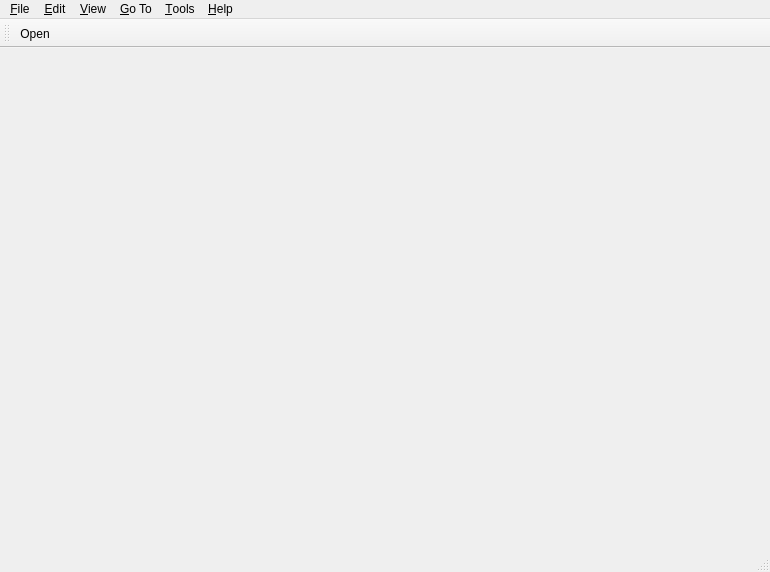
<?xml version="1.0" encoding="UTF-8"?>
<ui version="4.0">
 <class>PDFViewerMainWindow</class>
 <widget class="QMainWindow" name="PDFViewerMainWindow">
  <property name="geometry">
   <rect>
    <x>0</x>
    <y>0</y>
    <width>770</width>
    <height>572</height>
   </rect>
  </property>
  <property name="windowTitle">
   <string>PDF Viewer</string>
  </property>
  <widget class="QWidget" name="centralWidget"/>
  <widget class="QMenuBar" name="menuBar">
   <property name="geometry">
    <rect>
     <x>0</x>
     <y>0</y>
     <width>770</width>
     <height>22</height>
    </rect>
   </property>
   <widget class="QMenu" name="menuFile">
    <property name="title">
     <string>&amp;File</string>
    </property>
    <addaction name="actionOpen"/>
    <addaction name="actionClose"/>
    <addaction name="actionAutomaticDocumentRefresh"/>
    <addaction name="separator"/>
    <addaction name="actionSend_by_E_Mail"/>
    <addaction name="actionPrint"/>
    <addaction name="separator"/>
    <addaction name="actionProperties"/>
    <addaction name="separator"/>
    <addaction name="actionClearRecentFileHistory"/>
    <addaction name="separator"/>
    <addaction name="actionQuit"/>
   </widget>
   <widget class="QMenu" name="menuGoTo">
    <property name="title">
     <string>&amp;Go To</string>
    </property>
    <widget class="QMenu" name="menuBookmarkSettings">
     <property name="title">
      <string>Book&amp;mark Settings</string>
     </property>
     <addaction name="actionBookmarkExport"/>
     <addaction name="actionBookmarkImport"/>
     <addaction name="actionBookmarkAutoGenerate"/>
    </widget>
    <addaction name="actionGoToDocumentStart"/>
    <addaction name="actionGoToDocumentEnd"/>
    <addaction name="actionGoToPreviousPage"/>
    <addaction name="actionGoToNextPage"/>
    <addaction name="actionGoToPreviousLine"/>
    <addaction name="actionGoToNextLine"/>
    <addaction name="separator"/>
    <addaction name="actionBookmarkPage"/>
    <addaction name="actionGotoPreviousBookmark"/>
    <addaction name="actionGotoNextBookmark"/>
    <addaction name="menuBookmarkSettings"/>
   </widget>
   <widget class="QMenu" name="menuEdit">
    <property name="title">
     <string>&amp;Edit</string>
    </property>
    <addaction name="actionFind"/>
    <addaction name="actionFindPrevious"/>
    <addaction name="actionFindNext"/>
    <addaction name="separator"/>
    <addaction name="actionSelectText"/>
    <addaction name="actionCopyText"/>
    <addaction name="actionSelectTextAll"/>
    <addaction name="actionDeselectText"/>
    <addaction name="separator"/>
    <addaction name="actionSelectTable"/>
   </widget>
   <widget class="QMenu" name="menuView">
    <property name="title">
     <string>&amp;View</string>
    </property>
    <widget class="QMenu" name="menuPage_Layout">
     <property name="title">
      <string>Page La&amp;yout</string>
     </property>
     <addaction name="actionPageLayoutSinglePage"/>
     <addaction name="actionPageLayoutContinuous"/>
     <addaction name="actionPageLayoutTwoPages"/>
     <addaction name="actionPageLayoutTwoColumns"/>
     <addaction name="separator"/>
     <addaction name="actionFirstPageOnRightSide"/>
    </widget>
    <widget class="QMenu" name="menuRendering_Options">
     <property name="title">
      <string>Re&amp;ndering Options</string>
     </property>
     <addaction name="actionRenderOptionAntialiasing"/>
     <addaction name="actionRenderOptionTextAntialiasing"/>
     <addaction name="actionRenderOptionSmoothPictures"/>
     <addaction name="actionRenderOptionIgnoreOptionalContentSettings"/>
     <addaction name="actionRenderOptionDisplayAnnotations"/>
     <addaction name="actionRenderOptionDisplayRenderTimes"/>
    </widget>
    <addaction name="menuPage_Layout"/>
    <addaction name="actionFullscreenMode"/>
    <addaction name="separator"/>
    <addaction name="menuRendering_Options"/>
    <addaction name="separator"/>
    <addaction name="actionRotateRight"/>
    <addaction name="actionRotateLeft"/>
    <addaction name="separator"/>
    <addaction name="actionZoom_In"/>
    <addaction name="actionZoom_Out"/>
    <addaction name="separator"/>
    <addaction name="actionFitPage"/>
    <addaction name="actionFitWidth"/>
    <addaction name="actionFitHeight"/>
    <addaction name="separator"/>
    <addaction name="actionColorInvert"/>
    <addaction name="actionColorGrayscale"/>
    <addaction name="actionColorHighContrast"/>
    <addaction name="actionColorBitonal"/>
    <addaction name="actionColorCustom"/>
   </widget>
   <widget class="QMenu" name="menuTools">
    <property name="title">
     <string>&amp;Tools</string>
    </property>
    <addaction name="actionMagnifier"/>
    <addaction name="separator"/>
    <addaction name="actionRendering_Errors"/>
    <addaction name="separator"/>
    <addaction name="actionOptions"/>
    <addaction name="actionResetToFactorySettings"/>
    <addaction name="separator"/>
    <addaction name="actionCertificateManager"/>
   </widget>
   <widget class="QMenu" name="menuHelp">
    <property name="title">
     <string>&amp;Help</string>
    </property>
    <addaction name="actionGetSource"/>
    <addaction name="actionBecomeASponsor"/>
    <addaction name="actionAbout"/>
   </widget>
   <addaction name="menuFile"/>
   <addaction name="menuEdit"/>
   <addaction name="menuView"/>
   <addaction name="menuGoTo"/>
   <addaction name="menuTools"/>
   <addaction name="menuHelp"/>
  </widget>
  <widget class="QToolBar" name="mainToolBar">
   <attribute name="toolBarArea">
    <enum>TopToolBarArea</enum>
   </attribute>
   <attribute name="toolBarBreak">
    <bool>false</bool>
   </attribute>
   <addaction name="actionOpen"/>
  </widget>
  <widget class="QStatusBar" name="statusBar"/>
  <action name="actionOpen">
   <property name="icon">
    <iconset resource="loupelibgui.qrc">
     <normaloff>:/resources/open.svg</normaloff>:/resources/open.svg</iconset>
   </property>
   <property name="text">
    <string>&amp;Open...</string>
   </property>
  </action>
  <action name="actionClose">
   <property name="icon">
    <iconset resource="loupelibgui.qrc">
     <normaloff>:/resources/close.svg</normaloff>:/resources/close.svg</iconset>
   </property>
   <property name="text">
    <string>&amp;Close</string>
   </property>
  </action>
  <action name="actionQuit">
   <property name="icon">
    <iconset resource="loupelibgui.qrc">
     <normaloff>:/resources/quit.svg</normaloff>:/resources/quit.svg</iconset>
   </property>
   <property name="text">
    <string>&amp;Quit</string>
   </property>
  </action>
  <action name="actionPageLayoutSinglePage">
   <property name="checkable">
    <bool>true</bool>
   </property>
   <property name="text">
    <string>&amp;Single Page</string>
   </property>
   <property name="shortcut">
    <string>Ctrl+1</string>
   </property>
  </action>
  <action name="actionPageLayoutContinuous">
   <property name="checkable">
    <bool>true</bool>
   </property>
   <property name="text">
    <string>&amp;Continuous</string>
   </property>
   <property name="shortcut">
    <string>Ctrl+2</string>
   </property>
  </action>
  <action name="actionPageLayoutTwoPages">
   <property name="checkable">
    <bool>true</bool>
   </property>
   <property name="text">
    <string>Two &amp;Pages</string>
   </property>
   <property name="shortcut">
    <string>Ctrl+3</string>
   </property>
  </action>
  <action name="actionPageLayoutTwoColumns">
   <property name="checkable">
    <bool>true</bool>
   </property>
   <property name="text">
    <string>&amp;Two columns</string>
   </property>
   <property name="shortcut">
    <string>Ctrl+4</string>
   </property>
  </action>
  <action name="actionFirstPageOnRightSide">
   <property name="checkable">
    <bool>true</bool>
   </property>
   <property name="text">
    <string>&amp;First page on right side</string>
   </property>
   <property name="toolTip">
    <string>First page on right side</string>
   </property>
   <property name="shortcut">
    <string>Ctrl+5</string>
   </property>
  </action>
  <action name="actionFullscreenMode">
   <property name="checkable">
    <bool>true</bool>
   </property>
   <property name="text">
    <string>&amp;Fullscreen Mode</string>
   </property>
   <property name="toolTip">
    <string>Fullscreen Mode</string>
   </property>
  </action>
  <action name="actionRendering_Errors">
   <property name="icon">
    <iconset resource="loupelibgui.qrc">
     <normaloff>:/resources/rendering-errors.svg</normaloff>:/resources/rendering-errors.svg</iconset>
   </property>
   <property name="text">
    <string>Rendering &amp;Errors...</string>
   </property>
   <property name="shortcut">
    <string>Ctrl+E</string>
   </property>
  </action>
  <action name="actionRenderOptionAntialiasing">
   <property name="checkable">
    <bool>true</bool>
   </property>
   <property name="text">
    <string>&amp;Antialiasing</string>
   </property>
  </action>
  <action name="actionRenderOptionTextAntialiasing">
   <property name="checkable">
    <bool>true</bool>
   </property>
   <property name="text">
    <string>&amp;Text Antialiasing</string>
   </property>
  </action>
  <action name="actionRenderOptionSmoothPictures">
   <property name="checkable">
    <bool>true</bool>
   </property>
   <property name="text">
    <string>&amp;Smooth Pictures</string>
   </property>
  </action>
  <action name="actionRenderOptionIgnoreOptionalContentSettings">
   <property name="checkable">
    <bool>true</bool>
   </property>
   <property name="text">
    <string>&amp;Ignore Optional Content Settings</string>
   </property>
  </action>
  <action name="actionOptions">
   <property name="icon">
    <iconset resource="loupelibgui.qrc">
     <normaloff>:/resources/settings.svg</normaloff>:/resources/settings.svg</iconset>
   </property>
   <property name="text">
    <string>&amp;Options...</string>
   </property>
   <property name="shortcut">
    <string>Ctrl+K</string>
   </property>
  </action>
  <action name="actionResetToFactorySettings">
   <property name="text">
    <string>&amp;Reset to Factory Settings</string>
   </property>
  </action>
  <action name="actionZoom_In">
   <property name="icon">
    <iconset resource="loupelibgui.qrc">
     <normaloff>:/resources/zoom-in.svg</normaloff>:/resources/zoom-in.svg</iconset>
   </property>
   <property name="text">
    <string>&amp;Zoom In</string>
   </property>
  </action>
  <action name="actionZoom_Out">
   <property name="icon">
    <iconset resource="loupelibgui.qrc">
     <normaloff>:/resources/zoom-out.svg</normaloff>:/resources/zoom-out.svg</iconset>
   </property>
   <property name="text">
    <string>Zoom &amp;Out</string>
   </property>
  </action>
  <action name="actionAbout">
   <property name="icon">
    <iconset resource="loupelibgui.qrc">
     <normaloff>:/resources/book.svg</normaloff>:/resources/book.svg</iconset>
   </property>
   <property name="text">
    <string>&amp;About...</string>
   </property>
  </action>
  <action name="actionFitPage">
   <property name="icon">
    <iconset resource="loupelibgui.qrc">
     <normaloff>:/resources/zoom-fit.svg</normaloff>:/resources/zoom-fit.svg</iconset>
   </property>
   <property name="text">
    <string>Fit &amp;Page</string>
   </property>
  </action>
  <action name="actionFitWidth">
   <property name="icon">
    <iconset resource="loupelibgui.qrc">
     <normaloff>:/resources/zoom-fit-horizontal.svg</normaloff>:/resources/zoom-fit-horizontal.svg</iconset>
   </property>
   <property name="text">
    <string>Fit &amp;Width</string>
   </property>
   <property name="shortcut">
    <string>W</string>
   </property>
  </action>
  <action name="actionFitHeight">
   <property name="icon">
    <iconset resource="loupelibgui.qrc">
     <normaloff>:/resources/zoom-fit-vertical.svg</normaloff>:/resources/zoom-fit-vertical.svg</iconset>
   </property>
   <property name="text">
    <string>&amp;Fit Height</string>
   </property>
   <property name="shortcut">
    <string>H</string>
   </property>
  </action>
  <action name="actionProperties">
   <property name="icon">
    <iconset resource="loupelibgui.qrc">
     <normaloff>:/resources/info.svg</normaloff>:/resources/info.svg</iconset>
   </property>
   <property name="text">
    <string>Prope&amp;rties...</string>
   </property>
  </action>
  <action name="actionSend_by_E_Mail">
   <property name="icon">
    <iconset resource="loupelibgui.qrc">
     <normaloff>:/resources/send-mail.svg</normaloff>:/resources/send-mail.svg</iconset>
   </property>
   <property name="text">
    <string>Send by &amp;E-Mail...</string>
   </property>
  </action>
  <action name="actionColorInvert">
   <property name="checkable">
    <bool>true</bool>
   </property>
   <property name="icon">
    <iconset resource="loupelibgui.qrc">
     <normaloff>:/resources/invert-colors.svg</normaloff>:/resources/invert-colors.svg</iconset>
   </property>
   <property name="text">
    <string>Color | &amp;Inverted</string>
   </property>
  </action>
  <action name="actionColorGrayscale">
   <property name="checkable">
    <bool>true</bool>
   </property>
   <property name="icon">
    <iconset resource="loupelibgui.qrc">
     <normaloff>:/resources/invert-colors.svg</normaloff>:/resources/invert-colors.svg</iconset>
   </property>
   <property name="text">
    <string>Color | &amp;Grayscale</string>
   </property>
  </action>
  <action name="actionColorHighContrast">
   <property name="checkable">
    <bool>true</bool>
   </property>
   <property name="icon">
    <iconset resource="loupelibgui.qrc">
     <normaloff>:/resources/invert-colors.svg</normaloff>:/resources/invert-colors.svg</iconset>
   </property>
   <property name="text">
    <string>Color | &amp;High Contrast</string>
   </property>
  </action>
  <action name="actionColorBitonal">
   <property name="checkable">
    <bool>true</bool>
   </property>
   <property name="icon">
    <iconset resource="loupelibgui.qrc">
     <normaloff>:/resources/invert-colors.svg</normaloff>:/resources/invert-colors.svg</iconset>
   </property>
   <property name="text">
    <string>Color | &amp;Monochromatic</string>
   </property>
  </action>
  <action name="actionColorCustom">
   <property name="checkable">
    <bool>true</bool>
   </property>
   <property name="icon">
    <iconset resource="loupelibgui.qrc">
     <normaloff>:/resources/invert-colors.svg</normaloff>:/resources/invert-colors.svg</iconset>
   </property>
   <property name="text">
    <string>Color | &amp;Custom</string>
   </property>
  </action>
  <action name="actionRotateRight">
   <property name="icon">
    <iconset resource="loupelibgui.qrc">
     <normaloff>:/resources/rotate-right.svg</normaloff>:/resources/rotate-right.svg</iconset>
   </property>
   <property name="text">
    <string>Rotate &amp;Right</string>
   </property>
  </action>
  <action name="actionRotateLeft">
   <property name="icon">
    <iconset resource="loupelibgui.qrc">
     <normaloff>:/resources/rotate-left.svg</normaloff>:/resources/rotate-left.svg</iconset>
   </property>
   <property name="text">
    <string>Rotate &amp;Left</string>
   </property>
  </action>
  <action name="actionPrint">
   <property name="icon">
    <iconset resource="loupelibgui.qrc">
     <normaloff>:/resources/print.svg</normaloff>:/resources/print.svg</iconset>
   </property>
   <property name="text">
    <string>&amp;Print...</string>
   </property>
  </action>
  <action name="actionRenderOptionDisplayAnnotations">
   <property name="checkable">
    <bool>true</bool>
   </property>
   <property name="text">
    <string>&amp;Display Annotations</string>
   </property>
  </action>
  <action name="actionFind">
   <property name="icon">
    <iconset resource="loupelibgui.qrc">
     <normaloff>:/resources/find.svg</normaloff>:/resources/find.svg</iconset>
   </property>
   <property name="text">
    <string>&amp;Find</string>
   </property>
  </action>
  <action name="actionFindPrevious">
   <property name="icon">
    <iconset resource="loupelibgui.qrc">
     <normaloff>:/resources/find-previous.svg</normaloff>:/resources/find-previous.svg</iconset>
   </property>
   <property name="text">
    <string>Fin&amp;d Previous</string>
   </property>
  </action>
  <action name="actionFindNext">
   <property name="icon">
    <iconset resource="loupelibgui.qrc">
     <normaloff>:/resources/find-next.svg</normaloff>:/resources/find-next.svg</iconset>
   </property>
   <property name="text">
    <string>Fi&amp;nd Next</string>
   </property>
  </action>
  <action name="actionSelectText">
   <property name="checkable">
    <bool>true</bool>
   </property>
   <property name="icon">
    <iconset resource="loupelibgui.qrc">
     <normaloff>:/resources/select-text.svg</normaloff>:/resources/select-text.svg</iconset>
   </property>
   <property name="text">
    <string>Select te&amp;xt</string>
   </property>
  </action>
  <action name="actionSelectTable">
   <property name="checkable">
    <bool>true</bool>
   </property>
   <property name="icon">
    <iconset resource="loupelibgui.qrc">
     <normaloff>:/resources/select-table.svg</normaloff>:/resources/select-table.svg</iconset>
   </property>
   <property name="text">
    <string>Select &amp;table</string>
   </property>
  </action>
  <action name="actionSelectTextAll">
   <property name="icon">
    <iconset resource="loupelibgui.qrc">
     <normaloff>:/resources/select-all-text.svg</normaloff>:/resources/select-all-text.svg</iconset>
   </property>
   <property name="text">
    <string>Select &amp;All</string>
   </property>
  </action>
  <action name="actionDeselectText">
   <property name="icon">
    <iconset resource="loupelibgui.qrc">
     <normaloff>:/resources/deselect-text.svg</normaloff>:/resources/deselect-text.svg</iconset>
   </property>
   <property name="text">
    <string>Dese&amp;lect</string>
   </property>
  </action>
  <action name="actionCopyText">
   <property name="icon">
    <iconset resource="loupelibgui.qrc">
     <normaloff>:/resources/copy-text.svg</normaloff>:/resources/copy-text.svg</iconset>
   </property>
   <property name="text">
    <string>&amp;Copy text</string>
   </property>
  </action>
  <action name="actionMagnifier">
   <property name="checkable">
    <bool>true</bool>
   </property>
   <property name="icon">
    <iconset resource="loupelibgui.qrc">
     <normaloff>:/resources/magnifier.svg</normaloff>:/resources/magnifier.svg</iconset>
   </property>
   <property name="text">
    <string>&amp;Magnifier</string>
   </property>
   <property name="toolTip">
    <string>Magnifier Tool</string>
   </property>
  </action>
  <action name="actionGoToDocumentStart">
   <property name="icon">
    <iconset resource="loupelibgui.qrc">
     <normaloff>:/resources/previous-start.svg</normaloff>:/resources/previous-start.svg</iconset>
   </property>
   <property name="text">
    <string>Go to document &amp;start</string>
   </property>
  </action>
  <action name="actionGoToDocumentEnd">
   <property name="icon">
    <iconset resource="loupelibgui.qrc">
     <normaloff>:/resources/next-end.svg</normaloff>:/resources/next-end.svg</iconset>
   </property>
   <property name="text">
    <string>Go to document &amp;end</string>
   </property>
  </action>
  <action name="actionGoToNextPage">
   <property name="icon">
    <iconset resource="loupelibgui.qrc">
     <normaloff>:/resources/next-page.svg</normaloff>:/resources/next-page.svg</iconset>
   </property>
   <property name="text">
    <string>Go to &amp;next page</string>
   </property>
  </action>
  <action name="actionGoToPreviousPage">
   <property name="icon">
    <iconset resource="loupelibgui.qrc">
     <normaloff>:/resources/previous-page.svg</normaloff>:/resources/previous-page.svg</iconset>
   </property>
   <property name="text">
    <string>Go to &amp;previous page</string>
   </property>
  </action>
  <action name="actionGoToNextLine">
   <property name="icon">
    <iconset resource="loupelibgui.qrc">
     <normaloff>:/resources/next.svg</normaloff>:/resources/next.svg</iconset>
   </property>
   <property name="text">
    <string>Go &amp;to next line</string>
   </property>
  </action>
  <action name="actionGoToPreviousLine">
   <property name="icon">
    <iconset resource="loupelibgui.qrc">
     <normaloff>:/resources/previous.svg</normaloff>:/resources/previous.svg</iconset>
   </property>
   <property name="text">
    <string>Go t&amp;o previous line</string>
   </property>
  </action>
  <action name="actionGetSource">
   <property name="icon">
    <iconset resource="loupelibgui.qrc">
     <normaloff>:/resources/web.svg</normaloff>:/resources/web.svg</iconset>
   </property>
   <property name="text">
    <string>&amp;Get Source</string>
   </property>
  </action>
  <action name="actionCertificateManager">
   <property name="icon">
    <iconset resource="loupelibgui.qrc">
     <normaloff>:/resources/certificate-manager.svg</normaloff>:/resources/certificate-manager.svg</iconset>
   </property>
   <property name="text">
    <string>&amp;Certificates...</string>
   </property>
  </action>
  <action name="actionAutomaticDocumentRefresh">
   <property name="checkable">
    <bool>true</bool>
   </property>
   <property name="text">
    <string>Automatic &amp;Document Refresh</string>
   </property>
   <property name="statusTip">
    <string>Automatically reloads the document if a change made by an external program is detected.</string>
   </property>
  </action>
  <action name="actionBecomeASponsor">
   <property name="icon">
    <iconset resource="loupelibgui.qrc">
     <normaloff>:/resources/wallet.svg</normaloff>:/resources/wallet.svg</iconset>
   </property>
   <property name="text">
    <string>Become a &amp;Sponsor</string>
   </property>
   <property name="toolTip">
    <string>Become a Sponsor</string>
   </property>
  </action>
  <action name="actionBookmarkPage">
   <property name="icon">
    <iconset resource="loupelibgui.qrc">
     <normaloff>:/resources/bookmark.svg</normaloff>:/resources/bookmark.svg</iconset>
   </property>
   <property name="text">
    <string>&amp;Bookmark Page</string>
   </property>
   <property name="toolTip">
    <string>Bookmark Page</string>
   </property>
   <property name="statusTip">
    <string>Bookmark page for fast navigation.</string>
   </property>
  </action>
  <action name="actionGotoNextBookmark">
   <property name="icon">
    <iconset resource="loupelibgui.qrc">
     <normaloff>:/resources/bookmark-next.svg</normaloff>:/resources/bookmark-next.svg</iconset>
   </property>
   <property name="text">
    <string>&amp;Go to Next Bookmark</string>
   </property>
   <property name="toolTip">
    <string>Go to Next Bookmark</string>
   </property>
   <property name="statusTip">
    <string>Navigates to the next bookmarked page.</string>
   </property>
  </action>
  <action name="actionGotoPreviousBookmark">
   <property name="icon">
    <iconset resource="loupelibgui.qrc">
     <normaloff>:/resources/bookmark-previous.svg</normaloff>:/resources/bookmark-previous.svg</iconset>
   </property>
   <property name="text">
    <string>Go to Previous Boo&amp;kmark</string>
   </property>
   <property name="statusTip">
    <string>Navigates to the previous bookmarked page.</string>
   </property>
  </action>
  <action name="actionBookmarkExport">
   <property name="icon">
    <iconset resource="loupelibgui.qrc">
     <normaloff>:/resources/bookmark.svg</normaloff>:/resources/bookmark.svg</iconset>
   </property>
   <property name="text">
    <string>&amp;Export Bookmarks</string>
   </property>
   <property name="toolTip">
    <string>Export Bookmarks</string>
   </property>
   <property name="statusTip">
    <string>Export bookmarks to the file.</string>
   </property>
  </action>
  <action name="actionBookmarkImport">
   <property name="icon">
    <iconset resource="loupelibgui.qrc">
     <normaloff>:/resources/bookmark.svg</normaloff>:/resources/bookmark.svg</iconset>
   </property>
   <property name="text">
    <string>&amp;Import Bookmarks</string>
   </property>
   <property name="toolTip">
    <string>Import Bookmarks</string>
   </property>
   <property name="statusTip">
    <string>Import bookmarks from the file.</string>
   </property>
  </action>
  <action name="actionBookmarkAutoGenerate">
   <property name="checkable">
    <bool>true</bool>
   </property>
   <property name="icon">
    <iconset resource="loupelibgui.qrc">
     <normaloff>:/resources/bookmark.svg</normaloff>:/resources/bookmark.svg</iconset>
   </property>
   <property name="text">
    <string>&amp;Generate Bookmarks Automatically</string>
   </property>
   <property name="toolTip">
    <string>Generate Bookmarks Automatically</string>
   </property>
   <property name="statusTip">
    <string>If checked, bookmarks for main document chapters are generated automatically.</string>
   </property>
  </action>
  <action name="actionRenderOptionDisplayRenderTimes">
   <property name="checkable">
    <bool>true</bool>
   </property>
   <property name="text">
    <string>Display &amp;Render Times</string>
   </property>
   <property name="menuRole">
    <enum>QAction::MenuRole::NoRole</enum>
   </property>
  </action>
  <action name="actionClearRecentFileHistory">
   <property name="text">
    <string>Clear Recent File &amp;History</string>
   </property>
   <property name="menuRole">
    <enum>QAction::MenuRole::NoRole</enum>
   </property>
  </action>
 </widget>
 <layoutdefault spacing="6" margin="11"/>
 <resources>
  <include location="loupelibgui.qrc"/>
 </resources>
 <connections/>
</ui>
